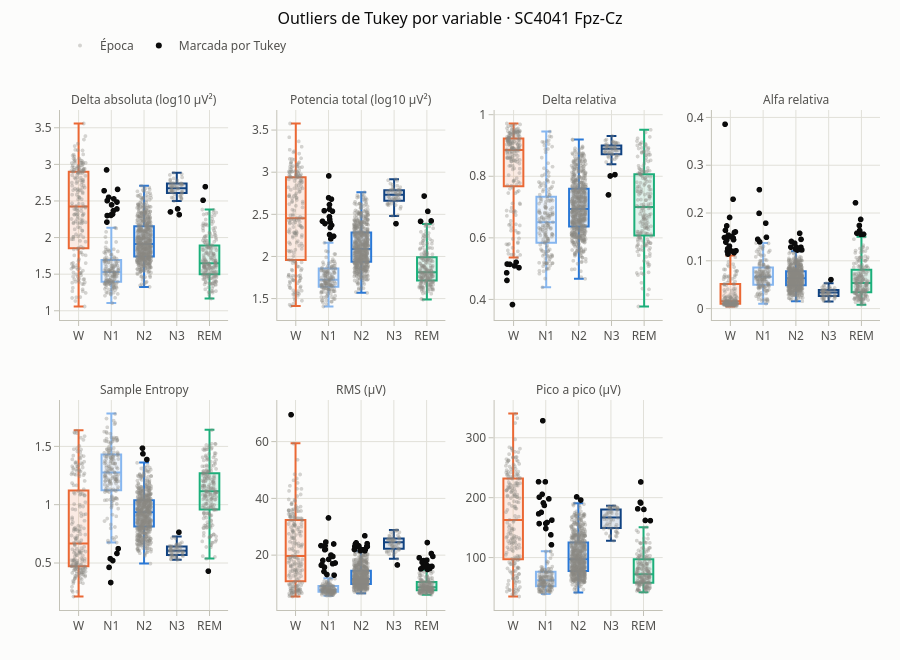

The code cell stored with this chart in its notebook:
### Markdown cell above
### Outliers de Tukey dentro de cada registro

La regla clásica de Tukey marca como outlier todo valor fuera de [Q1 − 1,5·IQR, Q3 + 1,5·IQR], con los cuartiles
calculados sobre todos los datos. En EEG de sueño no sirve tal cual, la amplitud y el espectro cambian mucho entre
etapas y entre personas, y una regla global marcaría etapas o personas enteras en lugar de épocas raras. Por eso se
aplica a 7 variables con cuatro ajustes:

1. **Grupo de referencia:** los cuartiles se calculan dentro de cada **registro × canal × etapa**. Es la misma forma
   de agrupar que usan Ujma et al. (2025), que buscan épocas atípicas por participante, canal y estado de sueño, y
   va en línea con von Ellenrieder et al. (2022), que fijan los límites con el IQR de cada noche.
2. **Escala log10** para la potencia absoluta delta y la potencia total, porque su distribución es muy asimétrica.
3. **Cuartiles sin artefactos:** las épocas saturadas no participan del cálculo de los límites.
4. **Factor 1,5 y marca informativa:** se mantiene el factor clásico porque las épocas marcadas no se eliminan. Los    trabajos citados usan límites más amplios (por ejemplo, mediana ± 2,5 IQR en von Ellenrieder et al., 2022) porque ahí la marca sí descarta épocas.

La siguiente tabla muestra el % de épocas marcadas en cada variable y etapa. El gráfico muestra un registro de ejemplo, con un panel por variable, los puntos negros son las épocas marcadas.

La marca `is_stat_outlier` se guarda en el almacén (ver *Data Warehouse*); acá se calcula sobre la tabla tidy solo para mostrarla.

**Referencias**

- von Ellenrieder, N., Peter-Derex, L., Gotman, J., & Frauscher, B. (2022). SleepSEEG: automatic sleep scoring using
  intracranial EEG recordings only. *Journal of Neural Engineering*, 19(2). https://doi.org/10.1088/1741-2552/ac6829
- Ujma, P. P., Dresler, M., & Bódizs, R. (2025). Comparing manual and automatic artifact detection in sleep EEG
  recordings. *Psychophysiology*, 62(2), e70016. https://doi.org/10.1111/psyp.70016

### Code cell
from src import quality

# % de épocas marcadas por variable y etapa (marcas calculadas dentro de cada registro × canal × etapa)
display(quality.tukey_rate_by_metric(tidy))

# Ejemplo: cada variable en un registro y canal; los puntos negros son las épocas marcadas
example = quality.tukey_view(tidy, "SC4041", "EEG Fpz-Cz")
plots.tukey_by_metric(example, "SC4041", "Fpz-Cz").show()

### Figure 1 — Plotly figure (JSON) as saved in the notebook; plotly's stock layout.template omitted (floating-point values rounded to 4 significant figures; data arrays with more than 128 entries replaced by an {"elided": "..."} marker saying what was removed)
{"data": [{"boxpoints": false, "fillcolor": "rgba(235,104,52,0.12)", "hoverinfo": "skip", "line": {"color": "#eb6834", "width": 2}, "lowerfence": [1.058], "median": [2.425], "q1": [1.853], "q3": [2.899], "showlegend": false, "type": "box", "upperfence": [3.558], "width": 0.6, "x": [0], "xaxis": "x", "yaxis": "y"}, {"boxpoints": false, "fillcolor": "rgba(134,182,239,0.12)", "hoverinfo": "skip", "line": {"color": "#86b6ef", "width": 2}, "lowerfence": [1.105], "median": [1.531], "q1": [1.395], "q3": [1.693], "showlegend": false, "type": "box", "upperfence": [2.135], "width": 0.6, "x": [1], "xaxis": "x", "yaxis": "y"}, {"boxpoints": false, "fillcolor": "rgba(42,120,214,0.12)", "hoverinfo": "skip", "line": {"color": "#2a78d6", "width": 2}, "lowerfence": [1.326], "median": [1.912], "q1": [1.743], "q3": [2.156], "showlegend": false, "type": "box", "upperfence": [2.709], "width": 0.6, "x": [2], "xaxis": "x", "yaxis": "y"}, {"boxpoints": false, "fillcolor": "rgba(16,66,129,0.12)", "hoverinfo": "skip", "line": {"color": "#104281", "width": 2}, "lowerfence": [2.498], "median": [2.674], "q1": [2.607], "q3": [2.738], "showlegend": false, "type": "box", "upperfence": [2.885], "width": 0.6, "x": [3], "xaxis": "x", "yaxis": "y"}, {"boxpoints": false, "fillcolor": "rgba(27,175,122,0.12)", "hoverinfo": "skip", "line": {"color": "#1baf7a", "width": 2}, "lowerfence": [1.167], "median": [1.648], "q1": [1.5], "q3": [1.891], "showlegend": false, "type": "box", "upperfence": [2.383], "width": 0.6, "x": [4], "xaxis": "x", "yaxis": "y"}, {"customdata": {"elided": "1215x2 mixed values"}, "hovertemplate": "%{customdata[0]} · época %{customdata[1]}<br>%{y:.3f}<extra>Época</extra>", "legendgroup": "Época", "marker": {"color": "rgba(137,135,129,0.35)", "size": 4}, "mode": "markers", "name": "Época", "showlegend": true, "type": "scattergl", "x": {"elided": "1215 float values"}, "xaxis": "x", "y": {"elided": "1215 float values"}, "yaxis": "y"}, {"customdata": [["N1", 872], ["N1", 922], ["N3", 934], ["N3", 935], ["N3", 945], ["N1", 971], ["N1", 972], ["N1", 1081], ["N1", 1082], ["N1", 1110], ["N1", 1135], ["N1", 1188], ["N1", 1194], ["N1", 1211], ["REM", 1363], ["N1", 1374], ["N1", 1400], ["N1", 1664], ["N1", 1813], ["REM", 1912]], "hovertemplate": "%{customdata[0]} · época %{customdata[1]}<br>%{y:.3f}<extra>Marcada por Tukey</extra>", "legendgroup": "Marcada por Tukey", "marker": {"color": "#0b0b0b", "size": 6}, "mode": "markers", "name": "Marcada por Tukey", "showlegend": true, "type": "scattergl", "x": [1.01, 0.9185, 3.028, 3.078, 2.809, 0.7805, 0.8734, 1.174, 1.064, 0.8557, 1.172, 0.9868, 0.9895, 1.192, 3.806, 0.8747, 1.038, 0.866, 1.079, 3.874], "xaxis": "x", "y": [2.447, 2.55, 2.392, 2.313, 2.35, 2.64, 2.3, 2.485, 2.367, 2.924, 2.391, 2.309, 2.303, 2.658, 2.51, 2.503, 2.319, 2.212, 2.528, 2.695], "yaxis": "y"}, {"boxpoints": false, "fillcolor": "rgba(235,104,52,0.12)", "hoverinfo": "skip", "line": {"color": "#eb6834", "width": 2}, "lowerfence": [1.412], "median": [2.455], "q1": [1.957], "q3": [2.94], "showlegend": false, "type": "box", "upperfence": [3.578], "width": 0.6, "x": [0], "xaxis": "x2", "yaxis": "y2"}, {"boxpoints": false, "fillcolor": "rgba(134,182,239,0.12)", "hoverinfo": "skip", "line": {"color": "#86b6ef", "width": 2}, "lowerfence": [1.406], "median": [1.722], "q1": [1.64], "q3": [1.858], "showlegend": false, "type": "box", "upperfence": [2.161], "width": 0.6, "x": [1], "xaxis": "x2", "yaxis": "y2"}, {"boxpoints": false, "fillcolor": "rgba(42,120,214,0.12)", "hoverinfo": "skip", "line": {"color": "#2a78d6", "width": 2}, "lowerfence": [1.568], "median": [2.088], "q1": [1.937], "q3": [2.284], "showlegend": false, "type": "box", "upperfence": [2.763], "width": 0.6, "x": [2], "xaxis": "x2", "yaxis": "y2"}, {"boxpoints": false, "fillcolor": "rgba(16,66,129,0.12)", "hoverinfo": "skip", "line": {"color": "#104281", "width": 2}, "lowerfence": [2.481], "median": [2.731], "q1": [2.66], "q3": [2.786], "showlegend": false, "type": "box", "upperfence": [2.916], "width": 0.6, "x": [3], "xaxis": "x2", "yaxis": "y2"}, {"boxpoints": false, "fillcolor": "rgba(27,175,122,0.12)", "hoverinfo": "skip", "line": {"color": "#1baf7a", "width": 2}, "lowerfence": [1.488], "median": [1.814], "q1": [1.716], "q3": [1.989], "showlegend": false, "type": "box", "upperfence": [2.384], "width": 0.6, "x": [4], "xaxis": "x2", "yaxis": "y2"}, {"customdata": {"elided": "1213x2 mixed values"}, "hovertemplate": "%{customdata[0]} · época %{customdata[1]}<br>%{y:.3f}<extra>Época</extra>", "legendgroup": "Época", "marker": {"color": "rgba(137,135,129,0.35)", "size": 4}, "mode": "markers", "name": "Época", "showlegend": false, "type": "scattergl", "x": {"elided": "1213 float values"}, "xaxis": "x2", "y": {"elided": "1213 float values"}, "yaxis": "y2"}, {"customdata": [["N1", 872], ["N1", 922], ["N3", 935], ["N1", 971], ["N1", 972], ["N1", 1081], ["N1", 1082], ["N1", 1110], ["N1", 1135], ["N1", 1188], ["N1", 1194], ["N1", 1211], ["N1", 1328], ["N1", 1332], ["REM", 1360], ["REM", 1363], ["N1", 1374], ["N1", 1400], ["REM", 1558], ["N1", 1664], ["N1", 1813], ["REM", 1912]], "hovertemplate": "%{customdata[0]} · época %{customdata[1]}<br>%{y:.3f}<extra>Marcada por Tukey</extra>", "legendgroup": "Marcada por Tukey", "marker": {"color": "#0b0b0b", "size": 6}, "mode": "markers", "name": "Marcada por Tukey", "showlegend": false, "type": "scattergl", "x": [1.037, 1.037, 3.069, 1.097, 1.062, 1.128, 1.055, 1.017, 1.047, 0.8245, 0.9002, 1.012, 1.164, 1.079, 3.82, 4.041, 0.8776, 1.103, 4.144, 1.041, 1.04, 3.929], "xaxis": "x2", "y": [2.471, 2.615, 2.389, 2.68, 2.344, 2.536, 2.408, 2.955, 2.437, 2.417, 2.39, 2.696, 2.241, 2.209, 2.416, 2.535, 2.542, 2.37, 2.422, 2.259, 2.56, 2.717], "yaxis": "y2"}, {"boxpoints": false, "fillcolor": "rgba(235,104,52,0.12)", "hoverinfo": "skip", "line": {"color": "#eb6834", "width": 2}, "lowerfence": [0.5364], "median": [0.8854], "q1": [0.7678], "q3": [0.9231], "showlegend": false, "type": "box", "upperfence": [0.9714], "width": 0.6, "x": [0], "xaxis": "x3", "yaxis": "y3"}, {"boxpoints": false, "fillcolor": "rgba(134,182,239,0.12)", "hoverinfo": "skip", "line": {"color": "#86b6ef", "width": 2}, "lowerfence": [0.4392], "median": [0.6509], "q1": [0.5837], "q3": [0.7334], "showlegend": false, "type": "box", "upperfence": [0.9451], "width": 0.6, "x": [1], "xaxis": "x3", "yaxis": "y3"}, {"boxpoints": false, "fillcolor": "rgba(42,120,214,0.12)", "hoverinfo": "skip", "line": {"color": "#2a78d6", "width": 2}, "lowerfence": [0.4669], "median": [0.6936], "q1": [0.6371], "q3": [0.7597], "showlegend": false, "type": "box", "upperfence": [0.9195], "width": 0.6, "x": [2], "xaxis": "x3", "yaxis": "y3"}, {"boxpoints": false, "fillcolor": "rgba(16,66,129,0.12)", "hoverinfo": "skip", "line": {"color": "#104281", "width": 2}, "lowerfence": [0.8388], "median": [0.8898], "q1": [0.8713], "q3": [0.9004], "showlegend": false, "type": "box", "upperfence": [0.931], "width": 0.6, "x": [3], "xaxis": "x3", "yaxis": "y3"}, {"boxpoints": false, "fillcolor": "rgba(27,175,122,0.12)", "hoverinfo": "skip", "line": {"color": "#1baf7a", "width": 2}, "lowerfence": [0.377], "median": [0.7004], "q1": [0.6078], "q3": [0.8066], "showlegend": false, "type": "box", "upperfence": [0.951], "width": 0.6, "x": [4], "xaxis": "x3", "yaxis": "y3"}, {"customdata": {"elided": "1224x2 mixed values"}, "hovertemplate": "%{customdata[0]} · época %{customdata[1]}<br>%{y:.3f}<extra>Época</extra>", "legendgroup": "Época", "marker": {"color": "rgba(137,135,129,0.35)", "size": 4}, "mode": "markers", "name": "Época", "showlegend": false, "type": "scattergl", "x": {"elided": "1224 float values"}, "xaxis": "x3", "y": {"elided": "1224 float values"}, "yaxis": "y3"}, {"customdata": [["N3", 919], ["N3", 934], ["N3", 945], ["W", 1616], ["W", 1680], ["W", 1756], ["W", 1759], ["W", 1769], ["W", 1770], ["W", 1894], ["W", 1928]], "hovertemplate": "%{customdata[0]} · época %{customdata[1]}<br>%{y:.3f}<extra>Marcada por Tukey</extra>", "legendgroup": "Marcada por Tukey", "marker": {"color": "#0b0b0b", "size": 6}, "mode": "markers", "name": "Marcada por Tukey", "showlegend": false, "type": "scattergl", "x": [3.111, 2.966, 2.912, -0.1992, -0.2091, -0.03079, 0.1687, -0.1126, 0.03258, 0.08109, -0.1932], "xaxis": "x3", "y": [0.8054, 0.801, 0.7395, 0.4617, 0.4864, 0.3833, 0.5032, 0.5139, 0.509, 0.5207, 0.515], "yaxis": "y3"}, {"boxpoints": false, "fillcolor": "rgba(235,104,52,0.12)", "hoverinfo": "skip", "line": {"color": "#eb6834", "width": 2}, "lowerfence": [0.004377], "median": [0.01526], "q1": [0.009892], "q3": [0.05136], "showlegend": false, "type": "box", "upperfence": [0.1112], "width": 0.6, "x": [0], "xaxis": "x4", "yaxis": "y4"}, {"boxpoints": false, "fillcolor": "rgba(134,182,239,0.12)", "hoverinfo": "skip", "line": {"color": "#86b6ef", "width": 2}, "lowerfence": [0.01026], "median": [0.06677], "q1": [0.05005], "q3": [0.08585], "showlegend": false, "type": "box", "upperfence": [0.1372], "width": 0.6, "x": [1], "xaxis": "x4", "yaxis": "y4"}, {"boxpoints": false, "fillcolor": "rgba(42,120,214,0.12)", "hoverinfo": "skip", "line": {"color": "#2a78d6", "width": 2}, "lowerfence": [0.01542], "median": [0.06323], "q1": [0.04864], "q3": [0.07809], "showlegend": false, "type": "box", "upperfence": [0.1201], "width": 0.6, "x": [2], "xaxis": "x4", "yaxis": "y4"}, {"boxpoints": false, "fillcolor": "rgba(16,66,129,0.12)", "hoverinfo": "skip", "line": {"color": "#104281", "width": 2}, "lowerfence": [0.01499], "median": [0.03366], "q1": [0.02659], "q3": [0.03882], "showlegend": false, "type": "box", "upperfence": [0.05321], "width": 0.6, "x": [3], "xaxis": "x4", "yaxis": "y4"}, {"boxpoints": false, "fillcolor": "rgba(27,175,122,0.12)", "hoverinfo": "skip", "line": {"color": "#1baf7a", "width": 2}, "lowerfence": [0.008051], "median": [0.05341], "q1": [0.0344], "q3": [0.08139], "showlegend": false, "type": "box", "upperfence": [0.1503], "width": 0.6, "x": [4], "xaxis": "x4", "yaxis": "y4"}, {"customdata": {"elided": "1187x2 mixed values"}, "hovertemplate": "%{customdata[0]} · época %{customdata[1]}<br>%{y:.3f}<extra>Época</extra>", "legendgroup": "Época", "marker": {"color": "rgba(137,135,129,0.35)", "size": 4}, "mode": "markers", "name": "Época", "showlegend": false, "type": "scattergl", "x": {"elided": "1187 float values"}, "xaxis": "x4", "y": {"elided": "1187 float values"}, "yaxis": "y4"}, {"customdata": [["N2", 852], ["N1", 905], ["N3", 945], ["REM", 957], ["REM", 962], ["N2", 981], ["N2", 983], ["N2", 992], ["REM", 1138], ["N1", 1156], ["N2", 1162], ["N2", 1198], ["N1", 1340], ["N2", 1343], ["N2", 1353], ["REM", 1378], ["REM", 1380], ["N2", 1391], ["W", 1504], ["W", 1541], ["W", 1616], ["N2", 1659], ["W", 1663], ["W", 1680], ["W", 1693], ["W", 1694], ["W", 1715], ["REM", 1735], ["REM", 1740], ["W", 1756], ["W", 1757], ["W", 1758], ["W", 1759], ["W", 1760], ["W", 1761], ["W", 1768], ["W", 1769], ["W", 1770], ["N1", 1797], ["W", 1818], ["W", 1819], ["N1", 1833], ["N2", 1835], ["N1", 1857], ["W", 1882], ["W", 1894], ["W", 1923], ["W", 1928]], "hovertemplate": "%{customdata[0]} · época %{customdata[1]}<br>%{y:.3f}<extra>Marcada por Tukey</extra>", "legendgroup": "Marcada por Tukey", "marker": {"color": "#0b0b0b", "size": 6}, "mode": "markers", "name": "Marcada por Tukey", "showlegend": false, "type": "scattergl", "x": [1.975, 0.8982, 3.084, 3.992, 3.877, 2.003, 2.171, 2.129, 3.999, 0.9069, 1.859, 2.166, 1.092, 2.032, 2.167, 3.834, 4.08, 1.875, -0.1669, -0.01513, -0.04955, 2.194, -0.07745, 0.1386, 0.1095, 0.07389, 0.185, 3.959, 3.951, -0.1492, -0.09866, 0.1671, -0.01127, -0.0698, -0.1249, -0.006617, 0.09533, -0.09386, 1.113, 0.05711, 0.1265, 0.8904, 2.058, 0.8476, -0.05993, 0.09872, 0.05793, -0.1373], "xaxis": "x4", "y": [0.1369, 0.2488, 0.0606, 0.1866, 0.1578, 0.1247, 0.1448, 0.1575, 0.1553, 0.1397, 0.1285, 0.1233, 0.1787, 0.1284, 0.1283, 0.2214, 0.1556, 0.1405, 0.1487, 0.1306, 0.1537, 0.1228, 0.1197, 0.1596, 0.1441, 0.1201, 0.121, 0.1633, 0.1739, 0.3857, 0.173, 0.1604, 0.1906, 0.1251, 0.139, 0.1226, 0.2289, 0.1441, 0.1492, 0.1498, 0.1169, 0.1993, 0.1225, 0.145, 0.1142, 0.1477, 0.1512, 0.1638], "yaxis": "y4"}, {"boxpoints": false, "fillcolor": "rgba(235,104,52,0.12)", "hoverinfo": "skip", "line": {"color": "#eb6834", "width": 2}, "lowerfence": [0.2128], "median": [0.6678], "q1": [0.4725], "q3": [1.122], "showlegend": false, "type": "box", "upperfence": [1.639], "width": 0.6, "x": [0], "xaxis": "x5", "yaxis": "y5"}, {"boxpoints": false, "fillcolor": "rgba(134,182,239,0.12)", "hoverinfo": "skip", "line": {"color": "#86b6ef", "width": 2}, "lowerfence": [0.6763], "median": [1.275], "q1": [1.124], "q3": [1.431], "showlegend": false, "type": "box", "upperfence": [1.782], "width": 0.6, "x": [1], "xaxis": "x5", "yaxis": "y5"}, {"boxpoints": false, "fillcolor": "rgba(42,120,214,0.12)", "hoverinfo": "skip", "line": {"color": "#2a78d6", "width": 2}, "lowerfence": [0.4956], "median": [0.9348], "q1": [0.8121], "q3": [1.039], "showlegend": false, "type": "box", "upperfence": [1.362], "width": 0.6, "x": [2], "xaxis": "x5", "yaxis": "y5"}, {"boxpoints": false, "fillcolor": "rgba(16,66,129,0.12)", "hoverinfo": "skip", "line": {"color": "#104281", "width": 2}, "lowerfence": [0.5275], "median": [0.6061], "q1": [0.5686], "q3": [0.6409], "showlegend": false, "type": "box", "upperfence": [0.7266], "width": 0.6, "x": [3], "xaxis": "x5", "yaxis": "y5"}, {"boxpoints": false, "fillcolor": "rgba(27,175,122,0.12)", "hoverinfo": "skip", "line": {"color": "#1baf7a", "width": 2}, "lowerfence": [0.538], "median": [1.115], "q1": [0.9581], "q3": [1.27], "showlegend": false, "type": "box", "upperfence": [1.643], "width": 0.6, "x": [4], "xaxis": "x5", "yaxis": "y5"}, {"customdata": {"elided": "1224x2 mixed values"}, "hovertemplate": "%{customdata[0]} · época %{customdata[1]}<br>%{y:.3f}<extra>Época</extra>", "legendgroup": "Época", "marker": {"color": "rgba(137,135,129,0.35)", "size": 4}, "mode": "markers", "name": "Época", "showlegend": false, "type": "scattergl", "x": {"elided": "1224 float values"}, "xaxis": "x5", "y": {"elided": "1224 float values"}, "yaxis": "y5"}, {"customdata": [["N1", 872], ["N3", 945], ["N1", 1082], ["N1", 1110], ["N1", 1211], ["N2", 1351], ["N1", 1374], ["N2", 1525], ["N2", 1645], ["N1", 1813], ["REM", 1912]], "hovertemplate": "%{customdata[0]} · época %{customdata[1]}<br>%{y:.3f}<extra>Marcada por Tukey</extra>", "legendgroup": "Marcada por Tukey", "marker": {"color": "#0b0b0b", "size": 6}, "mode": "markers", "name": "Marcada por Tukey", "showlegend": false, "type": "scattergl", "x": [1.172, 3.067, 1.045, 0.9825, 0.9321, 2.087, 1.212, 1.967, 1.953, 0.9684, 3.967], "xaxis": "x5", "y": [0.5829, 0.7653, 0.5221, 0.3331, 0.4634, 1.39, 0.6241, 1.44, 1.488, 0.5381, 0.4308], "yaxis": "y5"}, {"boxpoints": false, "fillcolor": "rgba(235,104,52,0.12)", "hoverinfo": "skip", "line": {"color": "#eb6834", "width": 2}, "lowerfence": [5.429], "median": [19.69], "q1": [10.82], "q3": [32.36], "showlegend": false, "type": "box", "upperfence": [59.42], "width": 0.6, "x": [0], "xaxis": "x6", "yaxis": "y6"}, {"boxpoints": false, "fillcolor": "rgba(134,182,239,0.12)", "hoverinfo": "skip", "line": {"color": "#86b6ef", "width": 2}, "lowerfence": [5.693], "median": [7.789], "q1": [7.099], "q3": [9.138], "showlegend": false, "type": "box", "upperfence": [11.88], "width": 0.6, "x": [1], "xaxis": "x6", "yaxis": "y6"}, {"boxpoints": false, "fillcolor": "rgba(42,120,214,0.12)", "hoverinfo": "skip", "line": {"color": "#2a78d6", "width": 2}, "lowerfence": [6.545], "median": [11.63], "q1": [9.852], "q3": [14.53], "showlegend": false, "type": "box", "upperfence": [21.34], "width": 0.6, "x": [2], "xaxis": "x6", "yaxis": "y6"}, {"boxpoints": false, "fillcolor": "rgba(16,66,129,0.12)", "hoverinfo": "skip", "line": {"color": "#104281", "width": 2}, "lowerfence": [18.69], "median": [24.51], "q1": [22.29], "q3": [25.82], "showlegend": false, "type": "box", "upperfence": [28.89], "width": 0.6, "x": [3], "xaxis": "x6", "yaxis": "y6"}, {"boxpoints": false, "fillcolor": "rgba(27,175,122,0.12)", "hoverinfo": "skip", "line": {"color": "#1baf7a", "width": 2}, "lowerfence": [6.026], "median": [8.715], "q1": [7.634], "q3": [10.57], "showlegend": false, "type": "box", "upperfence": [14.8], "width": 0.6, "x": [4], "xaxis": "x6", "yaxis": "y6"}, {"customdata": {"elided": "1181x2 mixed values"}, "hovertemplate": "%{customdata[0]} · época %{customdata[1]}<br>%{y:.3f}<extra>Época</extra>", "legendgroup": "Época", "marker": {"color": "rgba(137,135,129,0.35)", "size": 4}, "mode": "markers", "name": "Época", "showlegend": false, "type": "scattergl", "x": {"elided": "1181 float values"}, "xaxis": "x6", "y": {"elided": "1181 float values"}, "yaxis": "y6"}, {"customdata": [["N1", 872], ["N2", 904], ["N1", 922], ["N2", 929], ["N2", 931], ["N3", 935], ["N1", 971], ["N1", 972], ["N2", 1004], ["N2", 1006], ["N2", 1014], ["N2", 1035], ["N2", 1036], ["N1", 1068], ["N1", 1081], ["N1", 1082], ["N1", 1110], ["N2", 1118], ["N1", 1135], ["N1", 1188], ["N1", 1194], ["N2", 1208], ["N1", 1209], ["N1", 1211], ["N2", 1268], ["N2", 1269], ["N2", 1270], ["N2", 1278], ["N2", 1289], ["N2", 1290], ["N2", 1292], ["REM", 1326], ["N1", 1328], ["N1", 1332], ["REM", 1355], ["REM", 1357], ["REM", 1360], ["REM", 1362], ["REM", 1363], ["REM", 1364], ["REM", 1365], ["N1", 1374], ["N1", 1400], ["REM", 1540], ["REM", 1558], ["N1", 1664], ["REM", 1698], ["REM", 1701], ["REM", 1727], ["N1", 1813], ["REM", 1904], ["REM", 1912], ["REM", 1913], ["W", 1938]], "hovertemplate": "%{customdata[0]} · época %{customdata[1]}<br>%{y:.3f}<extra>Marcada por Tukey</extra>", "legendgroup": "Marcada por Tukey", "marker": {"color": "#0b0b0b", "size": 6}, "mode": "markers", "name": "Marcada por Tukey", "showlegend": false, "type": "scattergl", "x": [1.092, 1.842, 0.9015, 2.069, 1.991, 3.119, 1.175, 1.142, 1.861, 1.82, 1.855, 2.125, 2.182, 1.187, 0.9112, 1.15, 1.016, 2.142, 1.021, 0.8442, 0.8149, 2.201, 0.9674, 0.9342, 1.937, 1.947, 2.196, 1.808, 1.832, 2.127, 2.022, 3.837, 0.7952, 0.8787, 3.895, 3.786, 3.875, 4.105, 4.156, 4.175, 3.952, 0.9205, 1.22, 4.119, 4.016, 0.8921, 3.921, 4.007, 4.019, 0.786, 4.202, 4.033, 4.039, -0.127], "xaxis": "x6", "y": [20.08, 24.09, 21.96, 21.91, 21.64, 16.57, 23.99, 17.0, 24.39, 23.14, 22.94, 26.88, 23.06, 12.98, 23.41, 19.59, 33.18, 22.08, 18.55, 18.19, 16.74, 23.1, 13.2, 24.67, 23.35, 23.17, 24.11, 22.02, 23.75, 21.58, 21.88, 15.2, 16.46, 14.25, 15.77, 19.13, 17.52, 15.32, 20.61, 16.04, 16.03, 22.06, 17.28, 16.01, 16.47, 15.77, 18.13, 15.88, 18.26, 23.4, 19.61, 24.49, 14.99, 69.64], "yaxis": "y6"}, {"boxpoints": false, "fillcolor": "rgba(235,104,52,0.12)", "hoverinfo": "skip", "line": {"color": "#eb6834", "width": 2}, "lowerfence": [35.03], "median": [162.7], "q1": [97.03], "q3": [232.1], "showlegend": false, "type": "box", "upperfence": [340.5], "width": 0.6, "x": [0], "xaxis": "x7", "yaxis": "y7"}, {"boxpoints": false, "fillcolor": "rgba(134,182,239,0.12)", "hoverinfo": "skip", "line": {"color": "#86b6ef", "width": 2}, "lowerfence": [39.38], "median": [62.18], "q1": [52.2], "q3": [76.55], "showlegend": false, "type": "box", "upperfence": [110.7], "width": 0.6, "x": [1], "xaxis": "x7", "yaxis": "y7"}, {"boxpoints": false, "fillcolor": "rgba(42,120,214,0.12)", "hoverinfo": "skip", "line": {"color": "#2a78d6", "width": 2}, "lowerfence": [41.77], "median": [97.32], "q1": [77.81], "q3": [125.2], "showlegend": false, "type": "box", "upperfence": [190.8], "width": 0.6, "x": [2], "xaxis": "x7", "yaxis": "y7"}, {"boxpoints": false, "fillcolor": "rgba(16,66,129,0.12)", "hoverinfo": "skip", "line": {"color": "#104281", "width": 2}, "lowerfence": [128.3], "median": [166.8], "q1": [149.5], "q3": [180.4], "showlegend": false, "type": "box", "upperfence": [186.7], "width": 0.6, "x": [3], "xaxis": "x7", "yaxis": "y7"}, {"boxpoints": false, "fillcolor": "rgba(27,175,122,0.12)", "hoverinfo": "skip", "line": {"color": "#1baf7a", "width": 2}, "lowerfence": [42.05], "median": [72.21], "q1": [58.02], "q3": [97.09], "showlegend": false, "type": "box", "upperfence": [150.7], "width": 0.6, "x": [4], "xaxis": "x7", "yaxis": "y7"}, {"customdata": {"elided": "1209x2 mixed values"}, "hovertemplate": "%{customdata[0]} · época %{customdata[1]}<br>%{y:.3f}<extra>Época</extra>", "legendgroup": "Época", "marker": {"color": "rgba(137,135,129,0.35)", "size": 4}, "mode": "markers", "name": "Época", "showlegend": false, "type": "scattergl", "x": {"elided": "1209 float values"}, "xaxis": "x7", "y": {"elided": "1209 float values"}, "yaxis": "y7"}, {"customdata": [["N1", 872], ["N1", 922], ["N1", 971], ["N1", 972], ["N2", 1006], ["N1", 1081], ["N1", 1082], ["N1", 1110], ["N1", 1111], ["N1", 1135], ["N1", 1188], ["N1", 1194], ["N1", 1209], ["N1", 1211], ["REM", 1357], ["REM", 1363], ["N1", 1374], ["N1", 1400], ["N2", 1448], ["REM", 1558], ["N1", 1664], ["REM", 1698], ["REM", 1727], ["N1", 1813], ["REM", 1904], ["REM", 1912]], "hovertemplate": "%{customdata[0]} · época %{customdata[1]}<br>%{y:.3f}<extra>Marcada por Tukey</extra>", "legendgroup": "Marcada por Tukey", "marker": {"color": "#0b0b0b", "size": 6}, "mode": "markers", "name": "Marcada por Tukey", "showlegend": false, "type": "scattergl", "x": [1.1, 1.192, 1.044, 0.8663, 2.079, 0.931, 0.8017, 0.913, 1.178, 0.9609, 1.16, 1.004, 1.007, 0.7823, 4.06, 3.827, 0.9906, 0.8945, 1.953, 4.016, 0.7864, 3.905, 4.215, 0.8053, 3.921, 3.921], "xaxis": "x7", "y": [198.5, 162.9, 158.9, 175.9, 196.5, 191.7, 157.1, 329.3, 121.6, 187.5, 138.2, 157.3, 148.8, 227.1, 162.4, 181.8, 227.0, 206.1, 201.7, 180.8, 173.4, 192.7, 162.0, 201.3, 191.5, 226.7], "yaxis": "y7"}], "layout": {"annotations": [{"font": {"color": "#52514e", "size": 12}, "showarrow": false, "text": "Delta absoluta (log10 µV²)", "x": 0.1025, "xanchor": "center", "xref": "paper", "y": 1, "yanchor": "bottom", "yref": "paper"}, {"font": {"color": "#52514e", "size": 12}, "showarrow": false, "text": "Potencia total (log10 µV²)", "x": 0.3675, "xanchor": "center", "xref": "paper", "y": 1, "yanchor": "bottom", "yref": "paper"}, {"font": {"color": "#52514e", "size": 12}, "showarrow": false, "text": "Delta relativa", "x": 0.6325, "xanchor": "center", "xref": "paper", "y": 1, "yanchor": "bottom", "yref": "paper"}, {"font": {"color": "#52514e", "size": 12}, "showarrow": false, "text": "Alfa relativa", "x": 0.8975, "xanchor": "center", "xref": "paper", "y": 1, "yanchor": "bottom", "yref": "paper"}, {"font": {"color": "#52514e", "size": 12}, "showarrow": false, "text": "Sample Entropy", "x": 0.1025, "xanchor": "center", "xref": "paper", "y": 0.42, "yanchor": "bottom", "yref": "paper"}, {"font": {"color": "#52514e", "size": 12}, "showarrow": false, "text": "RMS (µV)", "x": 0.3675, "xanchor": "center", "xref": "paper", "y": 0.42, "yanchor": "bottom", "yref": "paper"}, {"font": {"color": "#52514e", "size": 12}, "showarrow": false, "text": "Pico a pico (µV)", "x": 0.6325, "xanchor": "center", "xref": "paper", "y": 0.42, "yanchor": "bottom", "yref": "paper"}], "font": {"color": "#52514e", "family": "system-ui, -apple-system, \"Segoe UI\", sans-serif", "size": 12}, "height": 660, "hoverlabel": {"bgcolor": "white", "font": {"color": "#0b0b0b"}}, "legend": {"orientation": "h", "title": {"text": ""}, "x": 0, "xanchor": "left", "y": 1.1, "yanchor": "bottom"}, "margin": {"b": 50, "l": 60, "r": 20, "t": 110}, "paper_bgcolor": "#fcfcfb", "plot_bgcolor": "#fcfcfb", "title": {"font": {"color": "#0b0b0b", "size": 16}, "text": "Outliers de Tukey por variable · SC4041 Fpz-Cz", "x": 0.5, "xanchor": "center", "y": 0.98, "yanchor": "top"}, "xaxis": {"anchor": "y", "domain": [0, 0.205], "gridcolor": "#e1e0d9", "linecolor": "#c3c2b7", "tickcolor": "#c3c2b7", "ticks": "outside", "ticktext": ["W", "N1", "N2", "N3", "REM"], "tickvals": [0, 1, 2, 3, 4], "zeroline": false}, "xaxis2": {"anchor": "y2", "domain": [0.265, 0.47], "gridcolor": "#e1e0d9", "linecolor": "#c3c2b7", "tickcolor": "#c3c2b7", "ticks": "outside", "ticktext": ["W", "N1", "N2", "N3", "REM"], "tickvals": [0, 1, 2, 3, 4], "zeroline": false}, "xaxis3": {"anchor": "y3", "domain": [0.53, 0.735], "gridcolor": "#e1e0d9", "linecolor": "#c3c2b7", "tickcolor": "#c3c2b7", "ticks": "outside", "ticktext": ["W", "N1", "N2", "N3", "REM"], "tickvals": [0, 1, 2, 3, 4], "zeroline": false}, "xaxis4": {"anchor": "y4", "domain": [0.795, 1], "gridcolor": "#e1e0d9", "linecolor": "#c3c2b7", "tickcolor": "#c3c2b7", "ticks": "outside", "ticktext": ["W", "N1", "N2", "N3", "REM"], "tickvals": [0, 1, 2, 3, 4], "zeroline": false}, "xaxis5": {"anchor": "y5", "domain": [0, 0.205], "gridcolor": "#e1e0d9", "linecolor": "#c3c2b7", "tickcolor": "#c3c2b7", "ticks": "outside", "ticktext": ["W", "N1", "N2", "N3", "REM"], "tickvals": [0, 1, 2, 3, 4], "zeroline": false}, "xaxis6": {"anchor": "y6", "domain": [0.265, 0.47], "gridcolor": "#e1e0d9", "linecolor": "#c3c2b7", "tickcolor": "#c3c2b7", "ticks": "outside", "ticktext": ["W", "N1", "N2", "N3", "REM"], "tickvals": [0, 1, 2, 3, 4], "zeroline": false}, "xaxis7": {"anchor": "y7", "domain": [0.53, 0.735], "gridcolor": "#e1e0d9", "linecolor": "#c3c2b7", "tickcolor": "#c3c2b7", "ticks": "outside", "ticktext": ["W", "N1", "N2", "N3", "REM"], "tickvals": [0, 1, 2, 3, 4], "zeroline": false}, "xaxis8": {"anchor": "y8", "domain": [0.795, 1], "gridcolor": "#e1e0d9", "linecolor": "#c3c2b7", "tickcolor": "#c3c2b7", "ticks": "outside", "zeroline": false}, "yaxis": {"anchor": "x", "domain": [0.58, 1], "gridcolor": "#e1e0d9", "linecolor": "#c3c2b7", "tickcolor": "#c3c2b7", "ticks": "outside", "zeroline": false}, "yaxis2": {"anchor": "x2", "domain": [0.58, 1], "gridcolor": "#e1e0d9", "linecolor": "#c3c2b7", "tickcolor": "#c3c2b7", "ticks": "outside", "zeroline": false}, "yaxis3": {"anchor": "x3", "domain": [0.58, 1], "gridcolor": "#e1e0d9", "linecolor": "#c3c2b7", "tickcolor": "#c3c2b7", "ticks": "outside", "zeroline": false}, "yaxis4": {"anchor": "x4", "domain": [0.58, 1], "gridcolor": "#e1e0d9", "linecolor": "#c3c2b7", "tickcolor": "#c3c2b7", "ticks": "outside", "zeroline": false}, "yaxis5": {"anchor": "x5", "domain": [0, 0.42], "gridcolor": "#e1e0d9", "linecolor": "#c3c2b7", "tickcolor": "#c3c2b7", "ticks": "outside", "zeroline": false}, "yaxis6": {"anchor": "x6", "domain": [0, 0.42], "gridcolor": "#e1e0d9", "linecolor": "#c3c2b7", "tickcolor": "#c3c2b7", "ticks": "outside", "zeroline": false}, "yaxis7": {"anchor": "x7", "domain": [0, 0.42], "gridcolor": "#e1e0d9", "linecolor": "#c3c2b7", "tickcolor": "#c3c2b7", "ticks": "outside", "zeroline": false}, "yaxis8": {"anchor": "x8", "domain": [0, 0.42], "gridcolor": "#e1e0d9", "linecolor": "#c3c2b7", "tickcolor": "#c3c2b7", "ticks": "outside", "zeroline": false}}}
